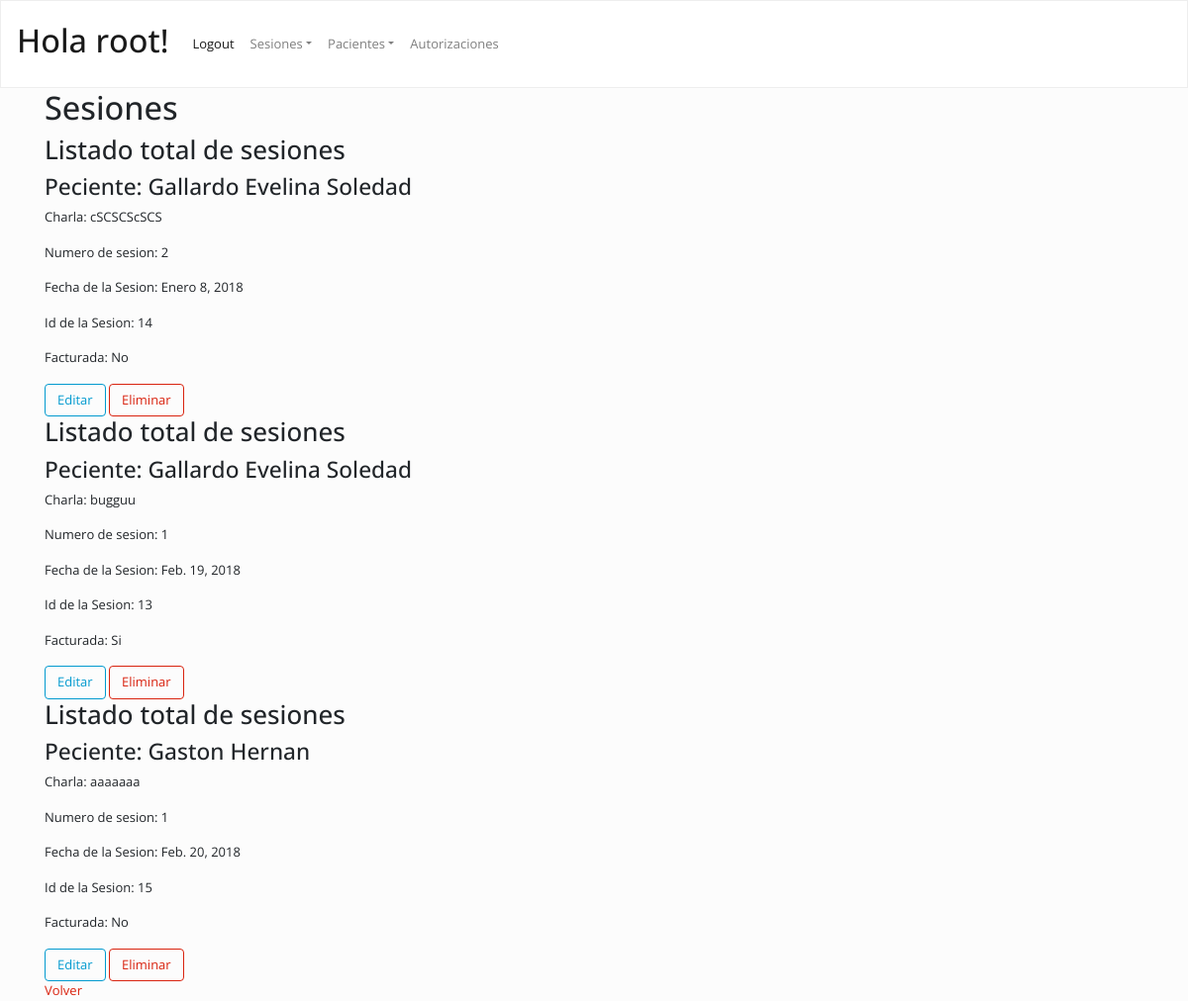
Page /psicologia/sesiones/ (signed in) on the committed database.
### psicologia/models.py (models this page shows, shortened)
class SesionTerapeutica(models.Model):
	paciente = models.ForeignKey('Paciente', on_delete=models.PROTECT)
	discurso = models.TextField()
	fecha_sesion = models.DateField()
	facturada = models.BooleanField()
	numero_sesion = models.TextField()
	class Meta:
		ordering = ["fecha_sesion"] #establecer orden por defecto
		verbose_name_plural = "Sesiones Terapeuticas" #titulo que muestra la interfaz administrativa  porque agrega ls 's' por defecto

class Paciente(models.Model):
	nombre = models.CharField(max_length=50)
	apellido = models.CharField(max_length=50)
	obra_social = models.ForeignKey('ObraSocial', on_delete=models.PROTECT)
	edad = models.IntegerField()
	telefono = models.IntegerField()
	dni = models.IntegerField()
	historia = models.ForeignKey('Historia', on_delete=models.PROTECT)
	medicacion = models.TextField()
	diagnostico = models.TextField()
	inicio_tratamiento = models.DateField()
	class Meta:
		ordering = ["apellido"]
		verbose_name_plural = "Pacientes"
	def __str__(self):
		return "%s %s" % (self.apellido, self.nombre)

### psicologia/views.py (the view)
class SesionList(ListView):
	model = SesionTerapeutica
	template_name = "sesiones.html"

### psicologia/templates/sesiones.html
{%  extends 'index_psicologia.html' %}
{% block content %}
	<h1>Sesiones</h1>
	{% if object_list %}
	{% for s in object_list %}
		<div>
			<h2>Listado total de sesiones</h2>
			<h3>Peciente: {{s.paciente}}</h3>
			<p>Charla: {{s.discurso}}</p>
			<p>Numero de sesion: {{ s.numero_sesion }}</p>
			<p>Fecha de la Sesion: {{s.fecha_sesion}}</p>
			<p>Id de la Sesion: {{s.id}}</p>
			{% if s.facturada %}
				<p>Facturada: Si</p>
			{% else %}
				<p>Facturada: No</p>
			{% endif %}
			<a class="btn btn-outline-info" href="editarsesion/{{ s.id }}" title="">Editar</a>
			<a class="btn btn-outline-primary" href="eliminarsesion/{{ s.id }}" title="">Eliminar</a>
		</div>
	{% endfor %}
	{% else %}
		<p>No hay sesiones</p>
	{% endif %}
	<a href="http://localhost/psicologia/" title="">Volver</a>
{% endblock %}

### psicologia/templates/index_psicologia.html (shortened to what this page needs)
{% load staticfiles %}
<!DOCTYPE html>
<html lang="es">
<head>
	<link rel="stylesheet" href="https://maxcdn.bootstrapcdn.com/bootstrap/4.0.0/css/bootstrap.min.css">
	<link rel="stylesheet" type="text/css" href="https://bootswatch.com/4/simplex/bootstrap.min.css">
	<link rel="stylesheet" href="{% static '/css/index_psicologia.css' %}">
</head>
<body>
{% if user.is_authenticated %}
	<nav  class="navbar navbar-expand-lg navbar-light bg-light">
		<div class="collapse navbar-collapse" id="navbarColor03">
			<a class="navbar-brand" href="#"><h1>Hola {{ user.username  }}!</h1></a>
			<ul class="navbar-nav mr-auto">
				<li class="nav-item active">
					<a class="nav-link" href="logout/" >Logout <span class="sr-only">(current)</span></a>
				</li>
				<li  class="nav-item dropdown"><a class="nav-link dropdown-toggle" data-toggle="dropdown" href="#" role="button" aria-haspopup="true" aria-expanded="false">Sesiones</a>
				</li>
				<li  class="nav-item dropdown"><a class="nav-link dropdown-toggle" data-toggle="dropdown" href="#" role="button" aria-haspopup="true" aria-expanded="false">Pacientes</a>
				</li>
				<li  class="nav-item"><a class="nav-link" href="autorizaciones/" >Autorizaciones</a></li>
			</ul>
		</div>
	</nav>
{% else %}
	<li class="nav-item active"><a href="login/" title="">Login  <span class="sr-only">(current)</span></a></li>
	<li class="nav-item"><a href="#" title="">Registrate</a></li>
{% endif %}
<div class="container">
{% block content %}
{% endblock %}
</div>
</body>
</html>

### rows in the picture
SesionTerapeutica: paciente "Gallardo Evelina Soledad", discurso "cSCSCScSCS", numero_sesion "2", fecha_sesion "Enero 8, 2018", id "14", facturada "Facturada: No"
SesionTerapeutica: paciente "Gallardo Evelina Soledad", discurso "bugguu", numero_sesion "1", fecha_sesion "Feb. 19, 2018", id "13", facturada "Facturada: Si"
SesionTerapeutica: paciente "Gaston Hernan", discurso "aaaaaaa", numero_sesion "1", fecha_sesion "Feb. 20, 2018", id "15", facturada "Facturada: No"

### other values in the picture
{{ user.username }} "root"
